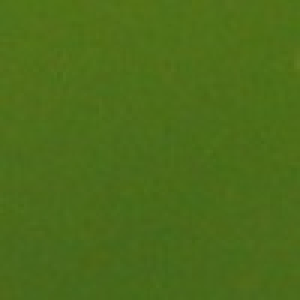
#> input picture img/5_2.jpg, 100 x 100 px, given in place of 5_1.jpg, which was not available (shown 3 times larger)
$ python test_1.py
#> lines starting #> are read from the running program, lines starting #| are printed output that depends on the picture; pictures that were not available may be replaced by others from this repository, and a replacement may not be noted
# import the necessary packages
import numpy as np
import cv2
import os
import csv
n = 1
for i in range(6):
    path = "img/5_"+str(n)+".jpg"
    img = cv2.imread(path)
#> img is the input picture: shape (100, 100, 3); mean B, G, R 25, 109, 76
    # Convert BGR to HSV colorspace
    # Split the channels - h,s,v
    b,g,r = cv2.split(img)
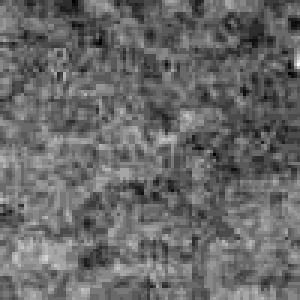
#> b: shape (100, 100) (shown 3 times larger); min 18, max 35, mean 25; drawn with min black and max white
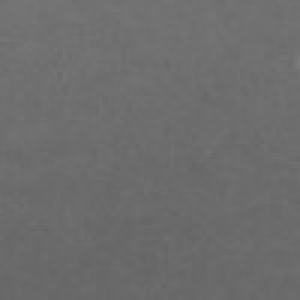
#> g: shape (100, 100) (shown 3 times larger); min 101, max 122, mean 109
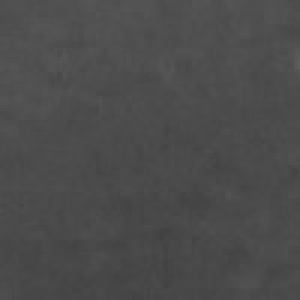
#> r: shape (100, 100) (shown 3 times larger); min 66, max 94, mean 76
    # Initialize the color feature
    color_feature = []
    # N = h.shape[0] * h.shape[1]
    # The first central moment - average
    b_mean = np.mean(b)/255 # np.sum(h)/float(N)
#> b_mean = 0.0978
    g_mean = np.mean(g)/255  # np.sum(s)/float(N)
#> g_mean = 0.428
    r_mean = np.mean(r)/255  # np.sum(v)/float(N)
#> r_mean = 0.298
    color_feature.extend([b_mean, g_mean, r_mean])
    # The second central moment - standard deviation
    b_std = np.std(b)/255  # np.sqrt(np.mean(abs(h - h.mean())**2))
#> b_std = 0.00783
    g_std = np.std(g)/255  # np.sqrt(np.mean(abs(s - s.mean())**2))
#> g_std = 0.0123
    r_std = np.std(r)/255  # np.sqrt(np.mean(abs(v - v.mean())**2))
#> r_std = 0.0139
    color_feature.extend([b_std, g_std, r_std])
    # The third central moment - the third root of the skewness
    b_skewness = np.mean(abs(b - b.mean())**3)
#> b_skewness = 12.7
    g_skewness = np.mean(abs(g - g.mean())**3)
#> g_skewness = 44.08
    r_skewness = np.mean(abs(r - r.mean())**3)
#> r_skewness = 68.2
    b_thirdMoment = b_skewness**(1./3)
#> b_thirdMoment = 2.33
    g_thirdMoment = g_skewness**(1./3)
#> g_thirdMoment = 3.53
    r_thirdMoment = r_skewness**(1./3)
#> r_thirdMoment = 4.09
#> pass 3 of the loop `for i in range(6):`:
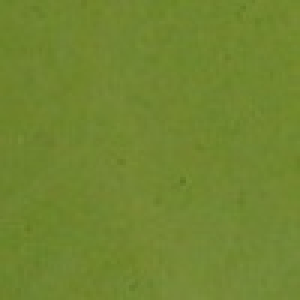
#> input picture img/5_5.jpg, 100 x 100 px, given in place of 5_3.jpg, which was not available (shown 3 times larger)
#> img is the input picture: shape (100, 100, 3); mean B, G, R 48.3, 134.1, 113.1
#> `b,g,r = cv2.split(img)`:
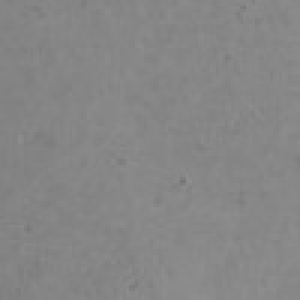
#> g: shape (100, 100) (shown 3 times larger); min 118, max 142, mean 134.1
#> `b,g,r = cv2.split(img)`:
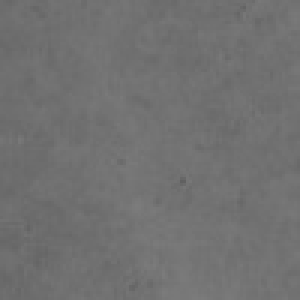
#> r: shape (100, 100) (shown 3 times larger); min 96, max 124, mean 113.1
#> b_mean = 0.19
#> g_mean = 0.526
#> r_mean = 0.444
#> b_std = 0.0152
#> g_std = 0.00991
#> r_std = 0.0126
#> b_skewness = 92.11
#> g_skewness = 26.93
#> r_skewness = 54.39
#> b_thirdMoment = 4.52
#> g_thirdMoment = 3
#> r_thirdMoment = 3.79
#> the loop made 6 passes; the first 3 are shown
    color_feature.extend([b_thirdMoment/255, g_thirdMoment/255, r_thirdMoment/255])
    color_feature.extend([5])
    with open("shuizhi.csv",mode="a",newline="")as file:
        writer = csv.writer(file)
        writer.writerows([color_feature])
    print("success" + str(n) + "file")
    n = n + 1
